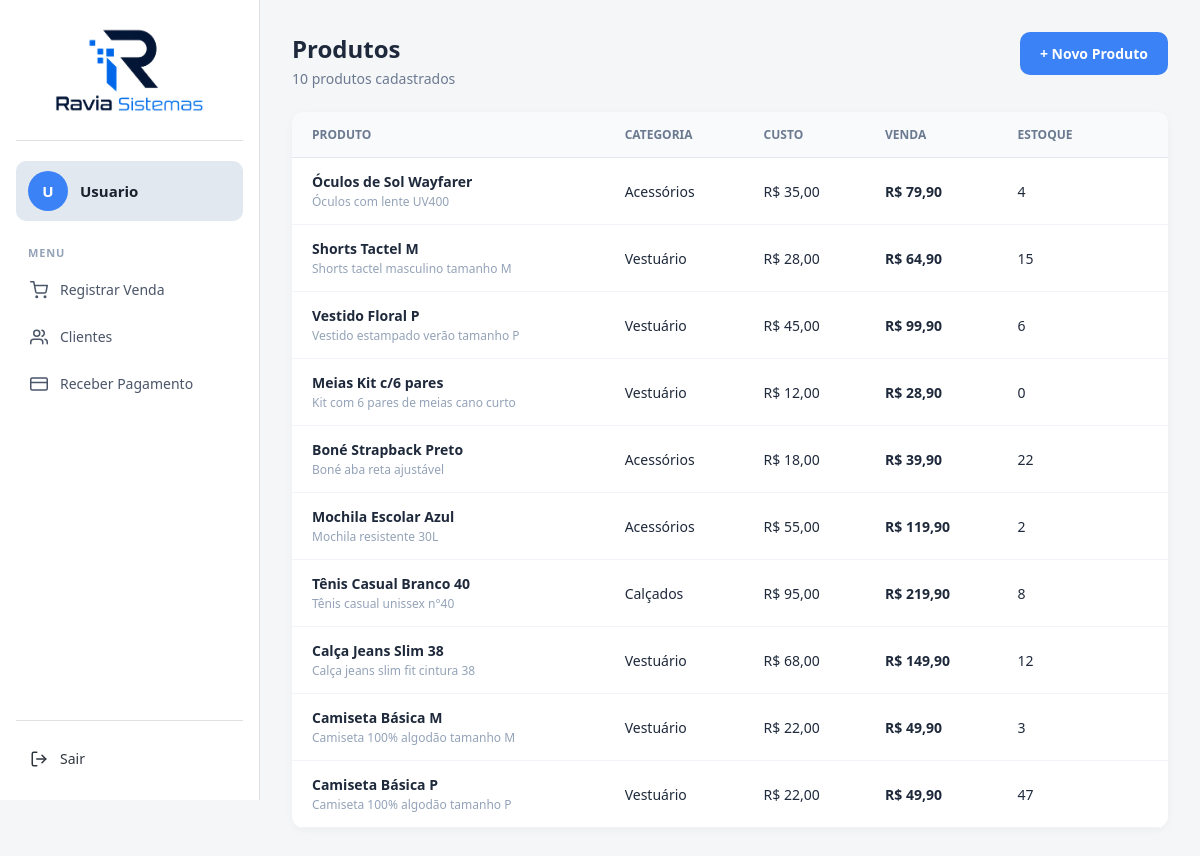
The page /produtos_listar.php (signed in) on the database its author committed.
### tables this page shows
CREATE TABLE `produto` (
  `id` int(11) NOT NULL,
  `nome` varchar(150) NOT NULL,
  `descricao` varchar(255) DEFAULT NULL,
  `categoria` varchar(100) DEFAULT NULL,
  `valor_custo` decimal(10,2) NOT NULL DEFAULT 0.00,
  `valor_venda` decimal(10,2) NOT NULL DEFAULT 0.00,
  `estoque` int(11) NOT NULL DEFAULT 0,
  `criado_em` timestamp NOT NULL DEFAULT current_timestamp(),
  `usuario_id` varchar(128) DEFAULT NULL COMMENT 'UID do usuário do Firebase que cadastrou'
);

### controllers/ProdutoController.php (called while the page is built, shortened)
<?php
require_once __DIR__ . '/../services/ProdutoService.php';
class ProdutoController
{
    private $service;
    public function __construct($pdo)
    {
        $this->service = new ProdutoService($pdo);
    }
    public function listar()
    {
        $produtos = $this->service->listarTodos();
        require __DIR__ . '/../views/produtos/listar.php';
    }
}

### produtos_listar.php (called while the page is built, shortened)
<?php
require_once 'config/conexao.php';
require_once 'controllers/ProdutoController.php';
$controller = new ProdutoController($pdo);
$controller->listar();

### services/ProdutoService.php (called while the page is built, shortened)
<?php
require_once __DIR__ . '/../models/Produto.php';
class ProdutoService
{
    private $pdo;
    public function __construct($pdo)
    {
        $this->pdo = $pdo;
    }
    public function listarTodos()
    {
        $stmt = $this->pdo->query("SELECT * FROM produto ORDER BY id DESC");
        $linhas = $stmt->fetchAll(PDO::FETCH_ASSOC);
        $produtos = [];
        foreach ($linhas as $linha) {
            $produtos[] = new Produto($linha);
        }
        return $produtos;
    }
}

### models/Produto.php (called while the page is built, shortened)
<?php
class Produto
{
    public function __construct($dados = [])
    {
        $this->nome = $dados['nome'] ?? '';
        $this->descricao = $dados['descricao'] ?? '';
        $this->categoria = $dados['categoria'] ?? '';
        $this->valor_custo = $dados['valor_custo'] ?? 0;
        $this->valor_venda = $dados['valor_venda'] ?? 0;
        $this->estoque = $dados['estoque'] ?? 0;
    }
}

### views/produtos/listar.php (the view)
<?php require __DIR__ . '/../../includes/header_app.php'; ?>
<div class="topo-pagina">
    <div>
        <h1>Produtos</h1>
        <p class="subtitulo-pagina"><?php echo count($produtos); ?> produtos cadastrados</p>
    </div>
    <a href="produto_cadastro.php" class="botao-novo">+ Novo Produto</a>
</div>
<table class="tabela-produtos">
    <thead>
        <tr>
            <th>PRODUTO</th>
            <th>CATEGORIA</th>
            <th>CUSTO</th>
            <th>VENDA</th>
            <th>ESTOQUE</th>
            <th></th>
        </tr>
    </thead>
    <tbody>
        <?php foreach ($produtos as $produto): ?>
        <tr>
            <td>
                <strong><?php echo htmlspecialchars($produto->nome); ?></strong>
                <br>
                <span class="texto-secundario"><?php echo htmlspecialchars($produto->descricao); ?></span>
            </td>
            <td><?php echo htmlspecialchars($produto->categoria); ?></td>
            <td>R$ <?php echo number_format($produto->valor_custo, 2, ',', '.'); ?></td>
            <td><strong>R$ <?php echo number_format($produto->valor_venda, 2, ',', '.'); ?></strong></td>
            <td><?php echo $produto->estoque; ?></td>
            <td></td>
        </tr>
        <?php endforeach; ?>
    </tbody>
</table>
<?php require __DIR__ . '/../../includes/footer_app.php'; ?>

### includes/header_app.php (shortened to what this page needs)
<!DOCTYPE html>
<html lang="pt-br">
<head>
<link rel="stylesheet" href="css/style.css">
<link rel="stylesheet" href="css/notificacao.css">
</head>
<body>
    <div class="app-wrapper">
        <aside class="menu-lateral">
            <div class="bloco-logo">
                <div class="icone-quadrado">
                    <img src="img/logo/ravia_sistemas_logo_3.png" alt="RAVIA Sistemas">
                </div>
            </div>
            <div class="bloco-usuario">
                <div class="icone-redondo">U</div>
                <div class="textos">
                    <strong>Usuario</strong>
                </div>
            </div>
            <p class="titulo-secao">Menu</p>
            <nav class="links-menu">
                <a href="registrar_venda.php" class="item">
                    <svg viewBox="0 0 24 24"><circle cx="9" cy="21" r="1"/><circle cx="20" cy="21" r="1"/><path d="M1 1h4l2.7 13.4a2 2 0 0 0 2 1.6h9.7a2 2 0 0 0 2-1.6L23 6H6"/></svg>
                    <span>Registrar Venda</span>
                </a>
                <a href="cliente_listar.php" class="item">
                    <svg viewBox="0 0 24 24"><path d="M17 21v-2a4 4 0 0 0-4-4H5a4 4 0 0 0-4 4v2"/><circle cx="9" cy="7" r="4"/><path d="M23 21v-2a4 4 0 0 0-3-3.87"/><path d="M16 3.13a4 4 0 0 1 0 7.75"/></svg>
                    <span>Clientes</span>
                </a>
                <a href="#" class="item">
                    <svg viewBox="0 0 24 24"><rect x="1" y="4" width="22" height="16" rx="2"/><line x1="1" y1="10" x2="23" y2="10"/></svg>
                    <span>Receber Pagamento</span>
                </a>
            </nav>
            <div class="botao-sair">
                <a href="logout.php">
                    <svg viewBox="0 0 24 24"><path d="M9 21H5a2 2 0 0 1-2-2V5a2 2 0 0 1 2-2h4"/><polyline points="16 17 21 12 16 7"/><line x1="21" y1="12" x2="9" y2="12"/></svg>
                    <span>Sair</span>
                </a>
            </div>
        </aside>
        <main class="conteudo">

### includes/footer_app.php (shortened to what this page needs)
</main>
    </div>
</body>
</html>

### css/style.css (style rules this page uses)
* { box-sizing: border-box; margin: 0; padding: 0; font-family: 'Segoe UI', Arial, sans-serif; }
body { min-height: 100vh; margin: 0; background: #f5f6f8; }
.app-wrapper { display: flex; min-height: 100vh; width: 100%; }
.conteudo { flex: 1; min-width: 0; padding: 32px; background: #f5f6f8; }
.topo-pagina { display: flex; justify-content: space-between; align-items: flex-start; margin-bottom: 24px; }
.topo-pagina h1 { color: #1e293b; font-size: 24px; }
.subtitulo-pagina { color: #6b7a90; font-size: 14px; margin-top: 4px; }
.tabela-produtos { width: 100%; border-collapse: collapse; background: #fff; border-radius: 12px; overflow: hidden; box-shadow: 0 2px 8px rgba(0, 0, 0, 0.04); }
.tabela-produtos th { text-align: left; padding: 14px 20px; font-size: 12px; color: #6b7a90; background: #f8fafc; border-bottom: 1px solid #e2e8f0; }
.tabela-produtos td { padding: 14px 20px; font-size: 14px; color: #1e293b; border-bottom: 1px solid #f1f5f9; }
.texto-secundario { color: #94a3b8; font-size: 12px; }
.botao-novo { background: #3b82f6; color: #fff; text-decoration: none; padding: 12px 20px; border-radius: 10px; font-size: 14px; font-weight: 600; white-space: nowrap; }
.menu-lateral { width: 260px; flex-shrink: 0; position: sticky; top: 0; height: 100vh; overflow-y: auto; background-color: #ffffff; border-right: 1px solid #e0e0e0; display: flex; flex-direction: column; padding: 20px 16px; }
.bloco-logo { display: flex; align-items: center; justify-content: center; margin-bottom: 20px; padding-bottom: 20px; border-bottom: 1px solid #e0e0e0; }
.icone-quadrado { width: 150px; height: 100px; border-radius: 8px; overflow: hidden; }
.icone-quadrado img { width: 100%; height: 100%; object-fit: contain; display: block; }
.bloco-usuario { display: flex; align-items: center; gap: 12px; margin-bottom: 24px; padding: 10px 12px; background-color: #e2e8f0; border-radius: 10px; }
.icone-redondo { width: 40px; height: 40px; flex-shrink: 0; background-color: #3b82f6; color: #fff; border-radius: 50%; display: flex; align-items: center; justify-content: center; font-weight: 700; font-size: 15px; text-transform: uppercase; }
.textos strong { display: block; font-size: 15px; color: #1a202c; white-space: nowrap; overflow: hidden; text-overflow: ellipsis; }
.titulo-secao { font-size: 11px; font-weight: 600; letter-spacing: 0.08em; text-transform: uppercase; color: #94a3b8; margin: 0 12px 8px; }
.links-menu { display: flex; flex-direction: column; gap: 4px; flex-grow: 1; }
.item { display: flex; align-items: center; gap: 12px; padding: 12px 14px; text-decoration: none; color: #4a5568; border-radius: 10px; font-size: 14px; font-weight: 500; transition: background-color 0.2s, color 0.2s, transform 0.2s; }
.item svg { width: 18px; height: 18px; flex-shrink: 0; stroke: currentColor; fill: none; stroke-width: 2; stroke-linecap: round; stroke-linejoin: round; }
.botao-sair { margin-top: auto; padding-top: 16px; border-top: 1px solid #e0e0e0; }
.botao-sair a { display: flex; align-items: center; gap: 12px; padding: 12px 14px; border-radius: 10px; color: #2f353e; text-decoration: none; font-size: 14px; font-weight: 500; transition: background-color 0.2s, color 0.2s; }
.botao-sair a svg { width: 18px; height: 18px; stroke: currentColor; fill: none; stroke-width: 2; stroke-linecap: round; stroke-linejoin: round; }

### rows shown on the page
produto: nome "Óculos de Sol Wayfarer", descricao "Óculos com lente UV400", categoria "Acessórios", valor_custo "35,00", valor_venda "79,90", estoque "4"
produto: nome "Shorts Tactel M", descricao "Shorts tactel masculino tamanho M", categoria "Vestuário", valor_custo "28,00", valor_venda "64,90", estoque "15"
produto: nome "Vestido Floral P", descricao "Vestido estampado verão tamanho P", categoria "Vestuário", valor_custo "45,00", valor_venda "99,90", estoque "6"
produto: nome "Meias Kit c/6 pares", descricao "Kit com 6 pares de meias cano curto", categoria "Vestuário", valor_custo "12,00", valor_venda "28,90", estoque "0"
produto: nome "Boné Strapback Preto", descricao "Boné aba reta ajustável", categoria "Acessórios", valor_custo "18,00", valor_venda "39,90", estoque "22"
produto: nome "Mochila Escolar Azul", descricao "Mochila resistente 30L", categoria "Acessórios", valor_custo "55,00", valor_venda "119,90", estoque "2"
produto: nome "Tênis Casual Branco 40", descricao "Tênis casual unissex n°40", categoria "Calçados", valor_custo "95,00", valor_venda "219,90", estoque "8"
produto: nome "Calça Jeans Slim 38", descricao "Calça jeans slim fit cintura 38", categoria "Vestuário", valor_custo "68,00", valor_venda "149,90", estoque "12"
produto: nome "Camiseta Básica M", descricao "Camiseta 100% algodão tamanho M", categoria "Vestuário", valor_custo "22,00", valor_venda "49,90", estoque "3"
produto: nome "Camiseta Básica P", descricao "Camiseta 100% algodão tamanho P", categoria "Vestuário", valor_custo "22,00", valor_venda "49,90", estoque "47"

### other values the page prints
count($produtos) "10"
